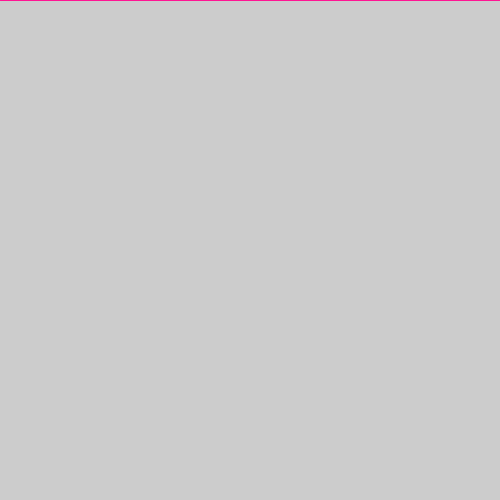
Frame 1 (no input)
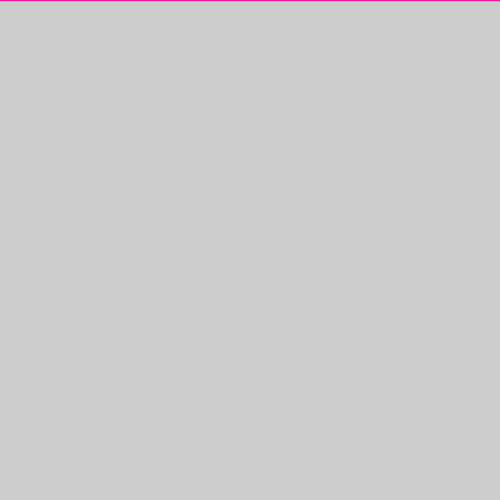
Frame 60 (the mouse pressed at the canvas centre just before this capture)
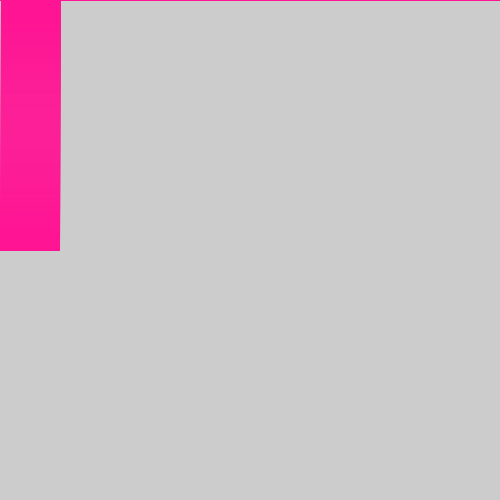
Frame 120 (the mouse held since frame 60 and released just before this capture)

The Processing sketch that drew these frames (run headless with seeded random() and noise(); from frame 60 on, the mouse is pressed at the canvas centre):

// Processing sketch: homework_aug_8
// ── homework_aug_8.pde

int[] y;

void setup() {
  size(500,500);
  color(255);
  y = new int[width];
}

void draw() {
  //background(204); 
  for (int i = y.length-1; i > 0; i--) {
    y[i] = y[i-1];
  }
  
  // Add new values to the beginning
  y[0] = mouseY;
  
  // Displays each pair of values as a line
  for (int i = 1; i < y.length; i++) {
    stroke(255,20,147);
    line(i, y[i], i-1, y[i-1]);
    line(i, y[i], i-1, y[i-1]); 
  }
}
void mousePressed(){
  if(mousePressed){
  background(random(255));
}

}
